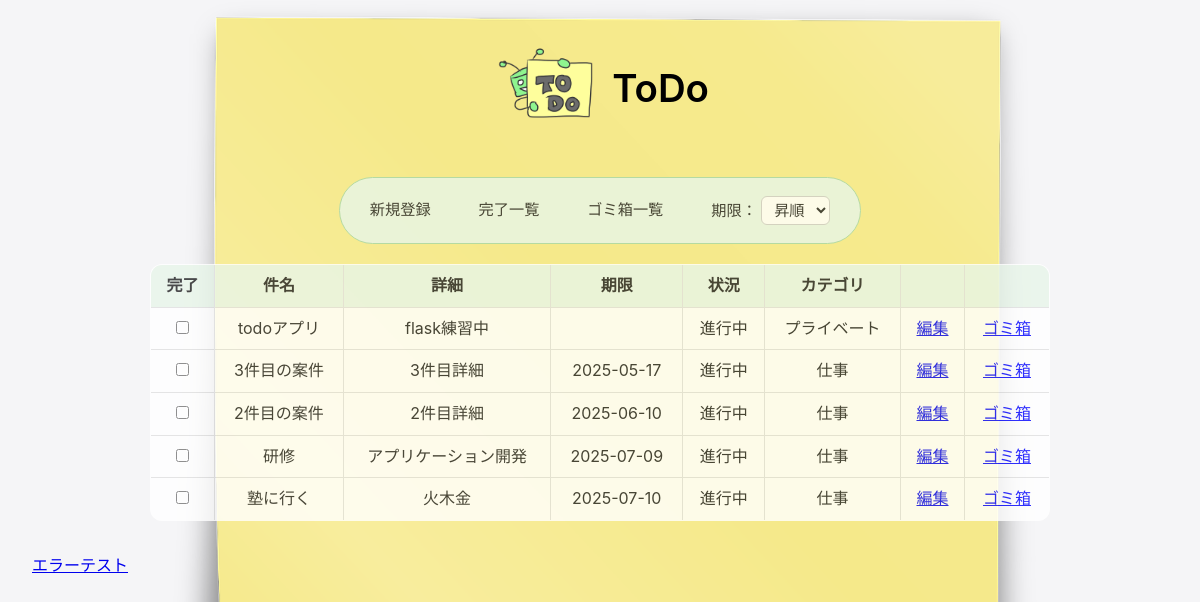
Before: / with the older database file.
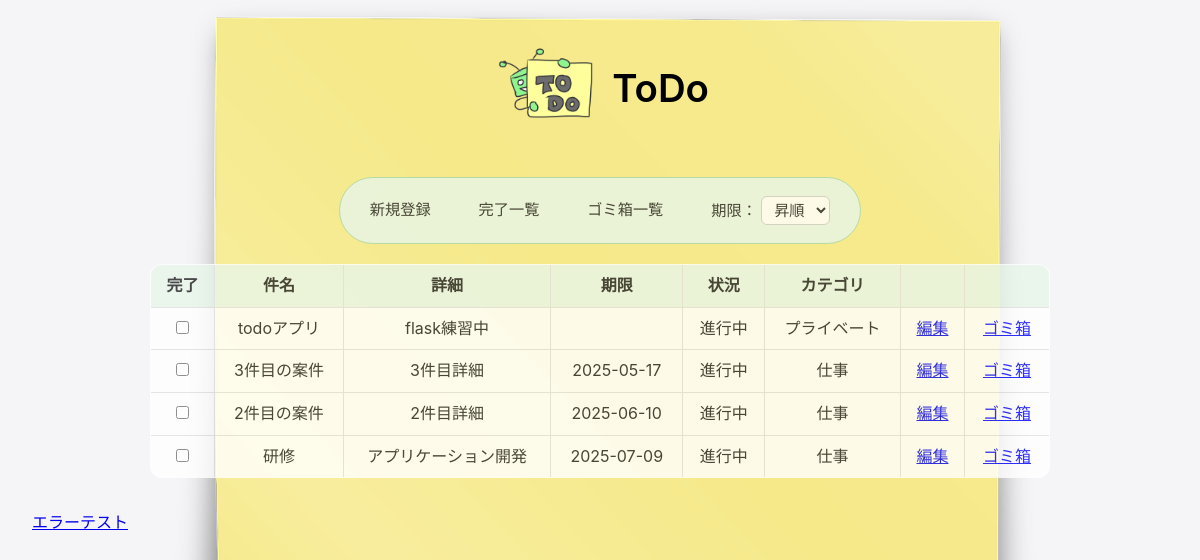
After: the same page with the newer database file.
### tables this page shows
CREATE TABLE "todo" (    id INTEGER PRIMARY KEY AUTOINCREMENT,    title TEXT NOT NULL,    detail TEXT,    deadline DATE,    status TEXT NOT NULL,    is_deleted INTEGER DEFAULT 0,    category TEXT NOT NULL);

### todo_app.py (the view)
@app.route("/")
def top():
    sort_order = request.args.get("sort", "asc") #デフォルトは昇順
    todo_list = get_sorted_todos(sort_order)
    return render_template("index.html", todo_list=todo_list, sort_order=sort_order)

### todo_app.py (called while the page is built)
def connect_db():
    rv = sqlite3.connect(DATABASE)
    rv.row_factory = sqlite3.Row
    return rv

def get_db():
    if not hasattr(g,'sqlite_db'):
        g.sqlite_db = connect_db()
    return g.sqlite_db

def get_sorted_todos(order="asc"):
    db = get_db()
    if order == "desc":
        cur = db.execute("SELECT * FROM todo WHERE status = '進行中' AND is_deleted = 0 ORDER BY deadline DESC")
    else:
        cur = db.execute("SELECT * FROM todo WHERE status = '進行中' AND is_deleted = 0 ORDER BY deadline ASC")
    rows = cur.fetchall()
    return rows

### templates/index.html (shortened to what this page needs)
{% extends "base.html" %}
{% block content %}
<div class="heading">
    <img src="{{ url_for('static', filename='images/todo.png') }}" alt="ページの切れ端" class="image">
    <h1>ToDo</h1>
</div>
<div class="toolbar-wrapper">
    <div class="toolbar">
        <a href="/todo_regist">新規登録</a>
        <a href="/todo_complete">完了一覧</a>
        <a href="/trash">ゴミ箱一覧</a>
        <form method="get" action="/">
            <p class="sort-label">期限：
                <select name="sort" onchange="this.form.submit()">
                    <option value="asc" {% if sort_order == 'asc' %}selected{% endif %}>昇順</option>
                </select>
            </p>
        </form>
    </div>
</div>
{% if todo_list==[] %}
<p style="text-align:center">ToDoは未登録です</p>
{% else %}
<table>
    <tr>
        <th>完了</th>
        <th>件名</th>
        <th>詳細</th>
        <th>期限</th>
        <th>状況</th>
        <th>カテゴリ</th>
        <th></th>
        <th></th>
    </tr>
    {% for todo in todo_list %}
        <tr>
            <td>
                <form method="post" action="/todo_complete_update">
                    <input type="checkbox" onchange="this.form.submit()">
                </form>
            </td>
            <td>{{todo.title}}</td>
            <td>{{todo.detail}}</td>
            <td>{{todo.deadline}}</td>
            <td>{{todo.status}}</td>
            <td>{{todo.category}}</td>
            <td>
                <a href="/{{todo.id}}/todo_edit">編集</a>
            </td>
            <td>
                <form method="post" action="/todo_move_trash">
                    <button type="submit" class="link">ゴミ箱</button>
                </form>
            </td>
        </tr>
    {% endfor %}
</table>
{% endif %}
<a href="/error_test">エラーテスト</a>
{% endblock %}

### templates/base.html (shortened to what this page needs)
<!DOCTYPE html>
<html lang="ja">
<head>
    <link rel="stylesheet" href="{{ url_for('static', filename='css/style.css') }}">
</head>
<body class="{{ body_class | default('normal')}}">
    {% block content %}
    {% endblock %}
</body>
</html>

### static/css/style.css (style rules this page uses)
body.normal { background-image:url(../images/fusen.png); background-repeat:no-repeat; background-position:center center; background-attachment:fixed; background-size:contain; font-family: -apple-system, BlinkMacSystemFont, "Segoe UI", Roboto, "Helvetica Neue", sans-serif; font-weight: 400; line-height: 1.6; background-color: #f5f5f7; color: #1d1d1f; margin: 0; padding: 2em; }
.heading { display:flex; align-items:center; justify-content:center; margin-bottom:2rem; }
.image { height:90.86px; width:auto; display:block; }
h1 { text-align: center; color: #000000; font-size: 2.4rem; font-weight: 600; }
table { margin: 0 auto 2em auto; width: 100%; max-width: 900px; border-collapse: collapse; background-color: white; border-radius: 12px; overflow: hidden; box-shadow: none; border: 1.5px solid #d4d6a5; opacity:0.8; }
th { background-color: #e8f5e9; color: #1d1d1f; font-weight: 600; }
td { background-color: white; transition: background-color 0.3s; }
td, th { text-align: center; vertical-align: middle; padding: 1em 1.2em; font-size: 1rem; border-bottom: 1px solid #ddd; border: 1px solid #e0e0e0; padding: 8px 12px; }
th:last-child, td:last-child { text-align: center; width: 60px; }
form { text-align: center; }
.toolbar { display: inline-flex; align-items: center; gap: 24px; font-size: 0.95rem; padding: 0.8em 1.2em; border-radius: 999px; background-color: #e8f5e9; color: #1d1d1f; border: 1.5px solid #a5d6a7; box-shadow: none; opacity:0.8; }
.toolbar > * { border-radius: 12px; transition: background-color 0.3s ease; padding: 6px 12px; }
.toolbar-wrapper { text-align: center; margin-bottom: 20px; }
.toolbar a { color: #1d1d1f; text-decoration: none; font-weight: 500; transition: opacity 0.2s ease; }
.toolbar form { margin: 0; }
.toolbar select { padding: 4px 8px; font-size: 0.95rem; border: 1px solid #ccc; border-radius: 6px; background-color: white; color: #1d1d1f; cursor: pointer; }
.sort-label { display:inline; }
.link { background:none; border:none; color:blue; text-decoration: underline; cursor: pointer; padding: 0; font: inherit; }

Changed rows visible on the page:
no longer on this page (row edited): todo: title "塾に行く", detail "火木金", deadline "2025-07-10", status "進行中", category "仕事"
